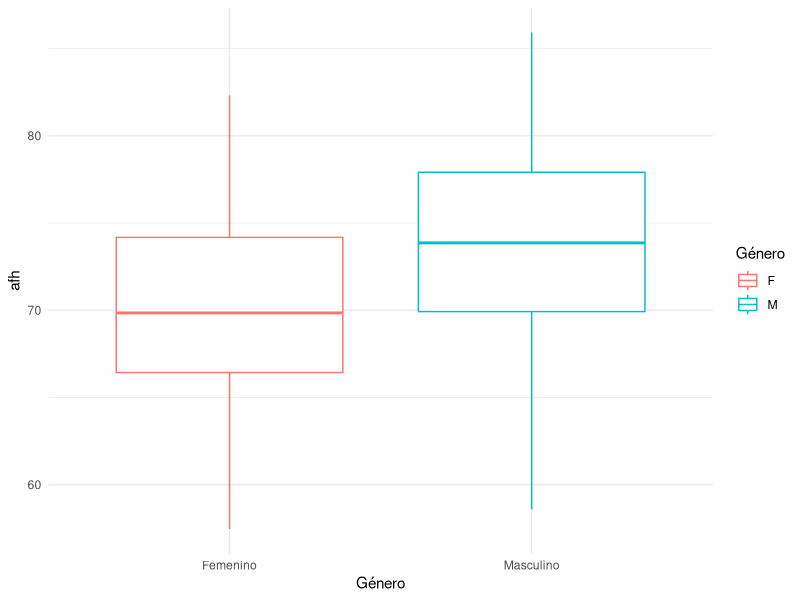
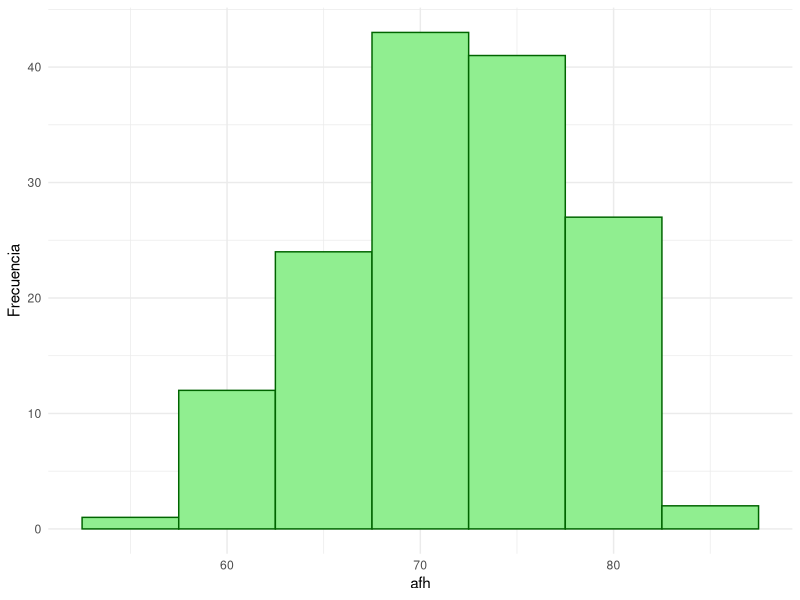

Here is the R script that generated these plots, in order: (Note: this script raises an error after producing the figures.)
## ---- chunk 1
knitr::opts_chunk$set(echo = TRUE)
library(tidyverse)
## ---- chunk 2
datos <- read.csv("datosage_6.csv", header = T) %>%
  transmute(X, id, afh, age, gender = as.factor(gender))

ggplot(data = datos) +
  geom_boxplot(mapping = aes(x = gender, y = afh, color = gender)) +
  scale_x_discrete(labels = c("Femenino", "Masculino")) + 
  scale_colour_discrete(labels = c("F", "M")) +
  labs(colour = "Género") + 
  xlab("Género") +
  theme_minimal()
## ---- chunk 3
ggplot(data = datos, aes(x = afh)) +
  geom_histogram(#aes(y = ..density..), 
                 binwidth = 5, 
                 color = "darkgreen", fill = "lightgreen") +
  #geom_density(alpha = .2) +
  ylab("Frecuencia") +
  theme_minimal()
## ---- chunk 4
param <- lm(afh ~ gender, data = datos)
nparam <- loess(afh ~ gender, data = datos)
